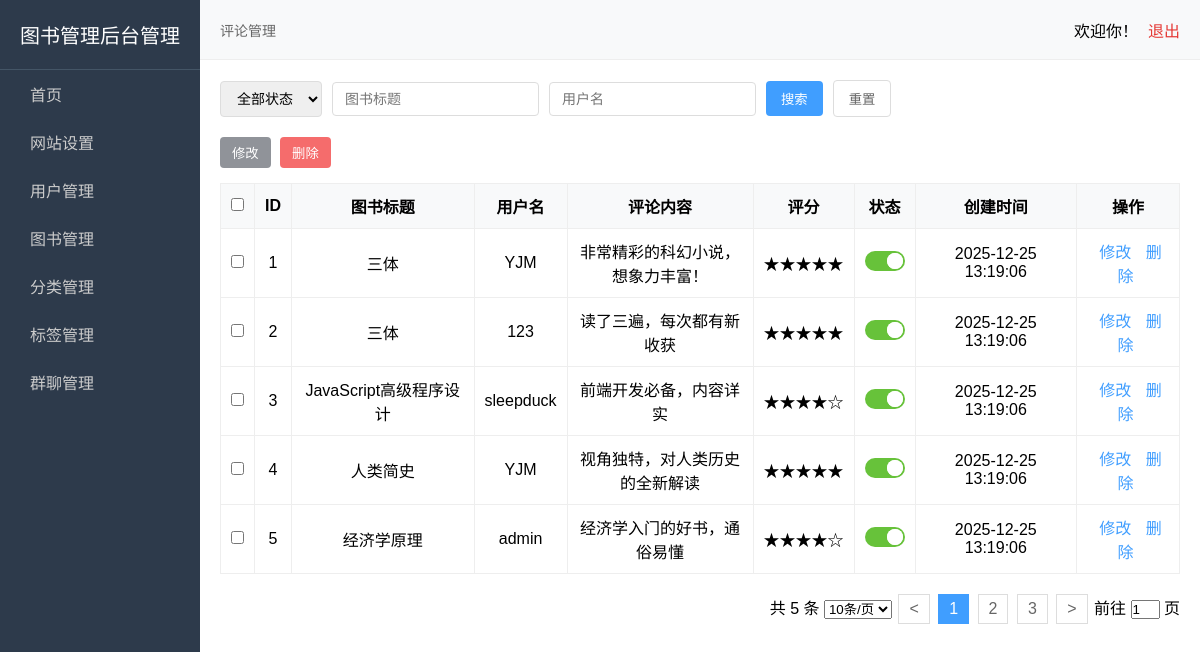
The page /php/comment_manage.php (signed in) on the database its author committed.
### tables this page shows
CREATE TABLE IF NOT EXISTS `comments` (
  `id` INT(11) NOT NULL AUTO_INCREMENT COMMENT '评论ID，自增主键',
  `book_id` INT(11) NOT NULL COMMENT '图书ID',
  `user_id` INT(11) NOT NULL COMMENT '用户ID',
  `content` TEXT NOT NULL COMMENT '评论内容',
  `rating` TINYINT(1) DEFAULT 5 COMMENT '评分（1-5）',
  `status` TINYINT(1) DEFAULT 1 COMMENT '状态（1显示，0隐藏）',
  `create_time` DATETIME DEFAULT CURRENT_TIMESTAMP COMMENT '创建时间',
  PRIMARY KEY (`id`),
  KEY `book_id_index` (`book_id`),
  KEY `user_id_index` (`user_id`),
   
  CONSTRAINT `fk_comments_book` FOREIGN KEY (`book_id`) REFERENCES `books` (`id`) ON DELETE CASCADE,
  CONSTRAINT `fk_comments_user` FOREIGN KEY (`user_id`) REFERENCES `users` (`id`) ON DELETE CASCADE
);

CREATE TABLE IF NOT EXISTS `books` (
  `id` INT(11) NOT NULL AUTO_INCREMENT COMMENT '图书ID，自增主键',
  `title` VARCHAR(100) NOT NULL COMMENT '图书标题',
  `author` VARCHAR(50) NOT NULL COMMENT '作者',
  `isbn` VARCHAR(20) DEFAULT NULL COMMENT 'ISBN号',
  `publisher` VARCHAR(100) DEFAULT NULL COMMENT '出版社',
  `publish_date` DATE DEFAULT NULL COMMENT '出版日期',
  `category_id` INT(11) NOT NULL COMMENT '分类ID',
  `cover_image` VARCHAR(255) DEFAULT NULL COMMENT '封面图片',
  `description` TEXT COMMENT '图书描述',
  `price` DECIMAL(10,2) DEFAULT 0.00 COMMENT '价格',
  `stock` INT(11) DEFAULT 0 COMMENT '库存数量',
  `status` TINYINT(1) DEFAULT 1 COMMENT '状态（1上架，0下架）',
  `create_time` DATETIME DEFAULT CURRENT_TIMESTAMP COMMENT '创建时间',
  `update_time` DATETIME DEFAULT CURRENT_TIMESTAMP ON UPDATE CURRENT_TIMESTAMP COMMENT '更新时间',
  PRIMARY KEY (`id`),
  KEY `category_id_index` (`category_id`),
  KEY `author_index` (`author`),
  KEY `title_index` (`title`),
  CONSTRAINT `fk_books_category` FOREIGN KEY (`category_id`) REFERENCES `categories` (`id`) ON DELETE CASCADE
);

CREATE TABLE IF NOT EXISTS `users` (
  `id` INT(11) NOT NULL AUTO_INCREMENT COMMENT '用户ID，自增主键',
  `username` VARCHAR(50) NOT NULL COMMENT '用户账号，唯一',
  `password` VARCHAR(50) NOT NULL COMMENT '用户密码（明文）',
  `phone` VARCHAR(20) DEFAULT NULL COMMENT '手机号',
  `email` VARCHAR(50) DEFAULT NULL COMMENT '邮箱',
  `status` TINYINT(1) DEFAULT 1 COMMENT '用户状态（1启用，0禁用）',
  `avatar` VARCHAR(255) DEFAULT NULL COMMENT '头像地址',
  `gender` TINYINT(1) DEFAULT 0 COMMENT '性别（0未知，1男，2女）',
  `intro` VARCHAR(255) DEFAULT NULL COMMENT '个人简介',
  `role` VARCHAR(20) DEFAULT '员工' COMMENT '角色（admin为管理员，员工为员工，用户为普通用户）',
  `create_time` DATETIME DEFAULT CURRENT_TIMESTAMP COMMENT '创建时间',
  PRIMARY KEY (`id`),
  UNIQUE KEY `username_unique` (`username`),
  KEY `phone_index` (`phone`),
  KEY `email_index` (`email`)
);

### php/comment_manage.php (the view, shortened to what this page needs)
<?php
$pdo = getPDOConnection();
$sql = "SELECT c.*, b.title as book_title, u.username as user_name
        FROM comments c
        LEFT JOIN books b ON c.book_id = b.id
        LEFT JOIN users u ON c.user_id = u.id";
$stmt = $pdo->query($sql);
$comments = $stmt->fetchAll();
?>
<!DOCTYPE html>
<html lang="zh-CN">
<head>
    <link rel="stylesheet" href="/admin-book/css/user_manage.css">
</head>
<body>
    <div class="sidebar">
        <div class="logo">图书管理后台管理</div>
        <ul>
            <li><a href="index.php"><i class="icon fa fa-home"></i>首页</a></li>
            <li><a href="site_setting.php"><i class="icon fa fa-cog"></i>网站设置</a></li>
            <li><a href="user_manage.php"><i class="icon fa fa-user"></i>用户管理</a></li>
            <li><a href="book_manage.php"><i class="icon fa fa-book"></i>图书管理</a></li>
            <li><a href="category_manage.php"><i class="icon fa fa-list"></i>分类管理</a></li>
            <li><a href="tag_manage.php"><i class="icon fa fa-tags"></i>标签管理</a></li>
            <li><a href="group_manage.php"><i class="icon fa fa-comments"></i>群聊管理</a></li>
        </ul>
    </div>
    <div class="topbar">
        <div class="random-joke">评论管理</div>
        <div class="user-info">欢迎你！<a href="#">退出</a></div>
    </div>
    <div class="main">
        <div class="search-bar">
            <select name="status">
                <option value="">全部状态</option>
            </select>
            <input type="text" placeholder="图书标题">
            <input type="text" placeholder="用户名">
            <button>搜索</button>
            <button class="reset-btn">重置</button>
        </div>
        <div class="btn-group">
            <button class="edit-btn">修改</button>
            <button class="del-btn">删除</button>
        </div>
        <table>
            <thead>
                <tr>
                    <th><input type="checkbox"></th>
                    <th>ID</th>
                    <th>图书标题</th>
                    <th>用户名</th>
                    <th>评论内容</th>
                    <th>评分</th>
                    <th>状态</th>
                    <th>创建时间</th>
                    <th>操作</th>
                </tr>
            </thead>
            <tbody>
                <?php foreach ($comments as $comment) : ?>
                <tr>
                    <td><input type="checkbox"></td>
                    <td><?php echo $comment['id']; ?></td>
                    <td><?php echo isset($comment['book_title']) ? $comment['book_title'] : ''; ?></td>
                    <td><?php echo isset($comment['user_name']) ? $comment['user_name'] : ''; ?></td>
                    <td style="max-width: 200px; overflow: hidden; text-overflow: ellipsis;"><?php echo $comment['content']; ?></td>
                    <td>
                        <?php
                        for ($i = 1; $i <= 5; $i++) {
                            echo $i <= $comment['rating'] ? '★' : '☆';
                        }
                        ?>
                    </td>
                    <td>
                        <button class="status-switch <?php echo $comment['status'] ? 'on' : ''; ?>"></button>
                    </td>
                    <td><?php echo $comment['create_time']; ?></td>
                    <td>
                        <a href="#">修改</a>
                        <a href="#">删除</a>
                    </td>
                </tr>
                <?php endforeach; ?>
            </tbody>
        </table>
        <div class="pagination">
            共 <?php echo count($comments); ?> 条
            <select>
                <option value="10">10条/页</option>
            </select>
            <a href="#">&lt;</a>
            <a href="#" class="current">1</a>
            <a href="#">2</a>
            <a href="#">3</a>
            <a href="#">&gt;</a>
            前往 <input type="text" value="1" size="1"> 页
        </div>
    </div>
</body>
</html>

### css/user_manage.css (style rules this page uses)
* { margin: 0; padding: 0; box-sizing: border-box; font-family: "Microsoft Yahei", sans-serif; }
.sidebar { width: 200px; height: 100vh; background-color: #2d3a4b; color: #fff; position: fixed; top: 0; left: 0; padding-top: 20px; }
.sidebar .logo { padding: 0 20px 20px; font-size: 20px; border-bottom: 1px solid #445566; }
.sidebar ul { list-style: none; }
.sidebar li a { display: block; padding: 12px 20px; color: #ccc; text-decoration: none; transition: all 0.3s; }
.topbar { margin-left: 200px; height: 60px; background-color: #f8f9fa; border-bottom: 1px solid #eee; display: flex; justify-content: space-between; align-items: center; padding: 0 20px; }
.topbar .random-joke { color: #666; font-size: 14px; }
.topbar .user-info a { color: #e53935; text-decoration: none; margin-left: 10px; }
.main { margin-left: 200px; padding: 20px; }
.search-bar { margin-bottom: 20px; display: flex; align-items: center; gap: 10px; }
.search-bar select, .search-bar input { padding: 8px 12px; border: 1px solid #ddd; border-radius: 4px; font-size: 14px; }
.search-bar button { padding: 8px 15px; background-color: #409eff; color: #fff; border: none; border-radius: 4px; cursor: pointer; }
.search-bar .reset-btn { background-color: #fff; color: #666; border: 1px solid #ddd; }
.btn-group { margin-bottom: 15px; }
.btn-group button { padding: 6px 12px; border: none; border-radius: 4px; color: #fff; cursor: pointer; margin-right: 5px; }
.btn-group .edit-btn { background-color: #909399; }
.btn-group .del-btn { background-color: #f56c6c; }
table { width: 100%; border-collapse: collapse; text-align: center; }
table th, table td { border: 1px solid #eee; padding: 10px; }
table th { background-color: #f8f9fa; font-weight: 600; }
table td .status-switch { display: inline-block; width: 40px; height: 20px; background-color: #ccc; border-radius: 10px; position: relative; cursor: pointer; }
table td .status-switch.on { background-color: #67c23a; }
table td .status-switch::after { content: ""; position: absolute; width: 16px; height: 16px; border-radius: 50%; background-color: #fff; top: 2px; left: 2px; transition: all 0.3s; }
table td .status-switch.on::after { left: 22px; }
table td a { color: #409eff; text-decoration: none; margin: 0 5px; }
.pagination { margin-top: 20px; text-align: right; }
.pagination a, .pagination span { display: inline-block; padding: 5px 10px; border: 1px solid #ddd; margin: 0 2px; text-decoration: none; color: #666; }
.pagination a:hover, .pagination .current { background-color: #409eff; color: #fff; border-color: #409eff; }

### php/comment_manage.php (style rules this page uses)
.status-switch { width: 40px; height: 20px; background-color: #ccc; border-radius: 10px; position: relative; cursor: pointer; transition: background-color 0.3s; border: none; outline: none; padding: 0; margin: 0; }
.status-switch.on { background-color: #67c23a; }
.status-switch::before { content: ''; position: absolute; width: 16px; height: 16px; background-color: white; border-radius: 50%; top: 2px; left: 2px; transition: transform 0.3s; }
.status-switch.on::before { transform: translateX(20px); }

### rows shown on the page
comments: id "1", book.title "三体", user.username "YJM", content "非常精彩的科幻小说，想象力丰富！", status 1 (drawn), create_time "2025-12-25 13:19:06"
comments: id "2", book.title "三体", user.username "123", content "读了三遍，每次都有新收获", status 1 (drawn), create_time "2025-12-25 13:19:06"
comments: id "3", book.title "JavaScript高级程序设计", user.username "sleepduck", content "前端开发必备，内容详实", rating 4 (drawn), status 1 (drawn), create_time "2025-12-25 13:19:06"
comments: id "4", book.title "人类简史", user.username "YJM", content "视角独特，对人类历史的全新解读", status 1 (drawn), create_time "2025-12-25 13:19:06"
comments: id "5", book.title "经济学原理", user.username "admin", content "经济学入门的好书，通俗易懂", rating 4 (drawn), status 1 (drawn), create_time "2025-12-25 13:19:06"

### other values the page prints
count($comments) "5"
